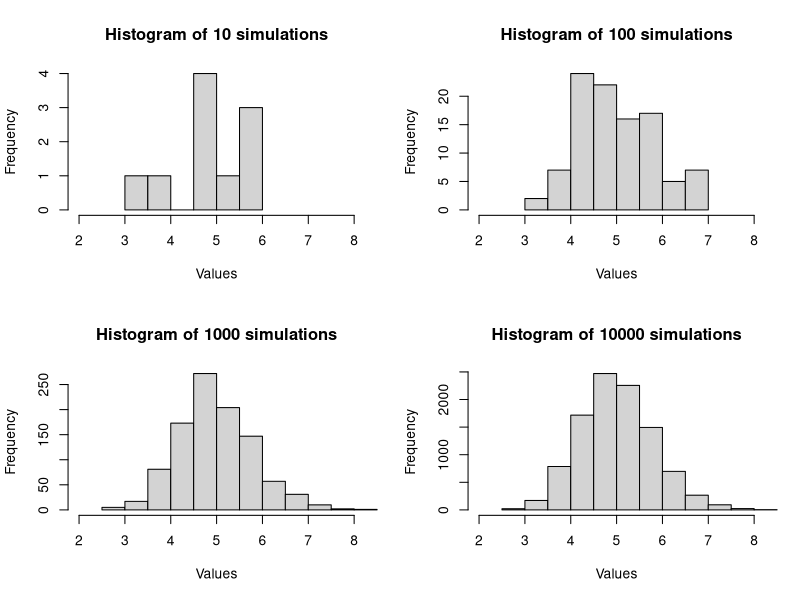
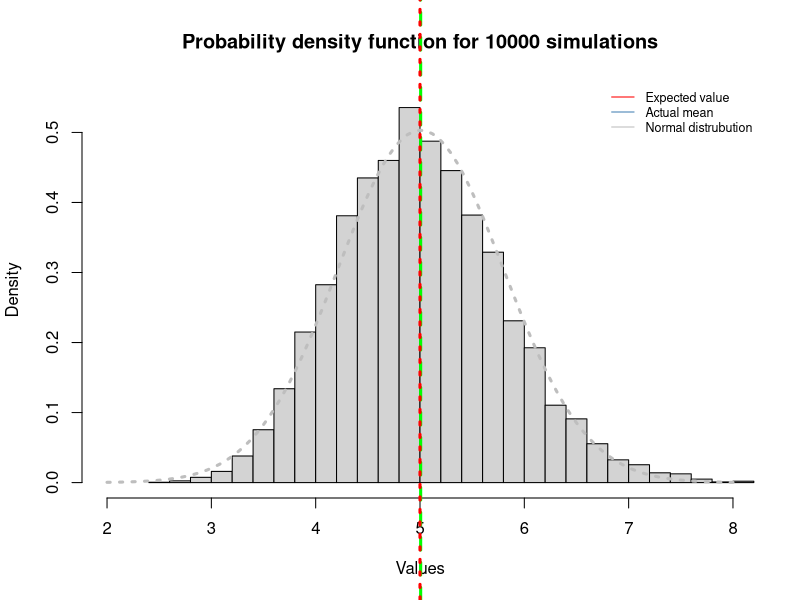
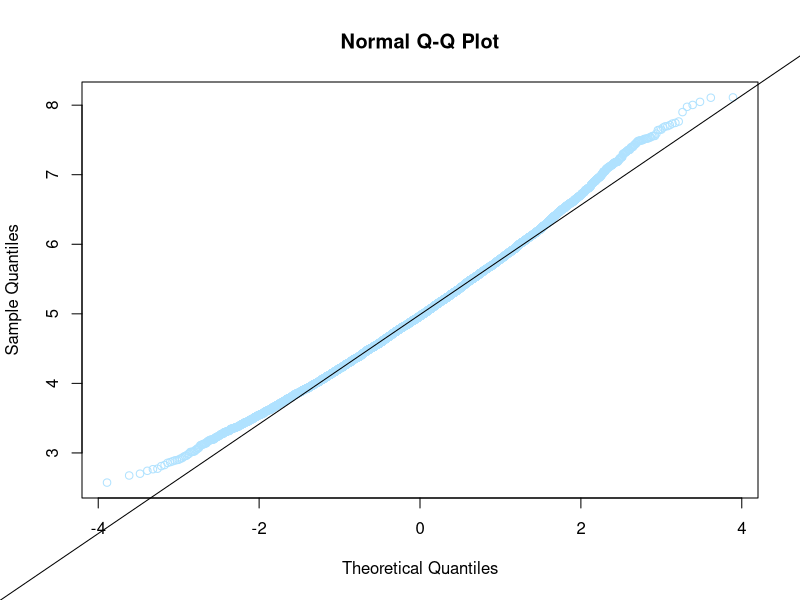
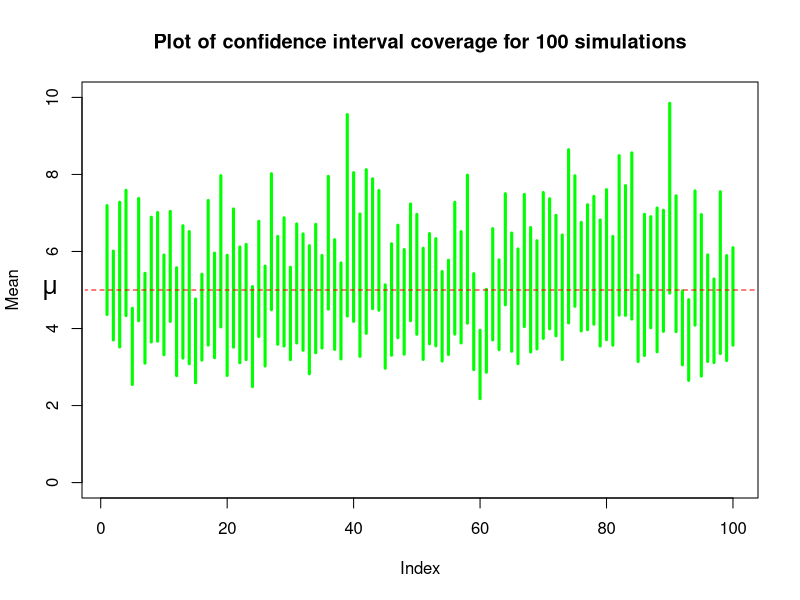

Write the R code that produced these figures, in order.
library(knitr)
library(plotrix)

# set the random seed
set.seed(1230)
par(xpd=NA)

# Set fixed parameters.
lambda <- .2; n <- 40

# prepare the device for a 2x2 plot to show distribution of 10, 100, 1000 and 10000.
par(mfrow = c(2,2))

# generate the random variables for n-values
for (no_sim in c(10, 100, 1000, 10000)){
  
  # clear the vectors
  mean_values <- NULL; mean_sds <- NULL
  
  for (i in 1:no_sim){
    # calculate the mean & sd of all the sample means
    values <- rexp(n, lambda)
    means <- mean(values); sds <- sd(values)
    mean_values  <- c(mean_values, means); mean_sds <- c(mean_sds, sds)
  }
  
  myhist <- hist(mean_values , freq = TRUE, xlim = c(2, 8), 
                 main = paste("Histogram of", no_sim, "simulations"), xlab = "Values")
}

# no_sim = 10,000 - histogram of probability density
par(mfrow = c(1,1))
myhist <- hist(mean_values , freq = FALSE, xlim = c(2, 8), ylim = c(0, .55), 
               breaks = 25, main = paste("Probability density function for", no_sim, "simulations"), 
               xlab = "Values")

# calculate the total mean and standard deviation of the aggregated samples
avg <- mean(mean_values)
s <- sd(mean_values)

# plot the avg value from the data set
abline(v = avg , col = "green", lwd = 3, lty = 2)

# plot the expected value of an exponential distribution
abline(v = 5, col = "red", lwd = 3, lty = 9)

# plot the theoretical normal distribution for the data set
x <- seq(min(mean_values ), max(mean_values ), length = 100) 
y <- dnorm(x, mean = avg, sd = s)
curve(dnorm(x, mean = avg, sd = s), 
      col = "gray", lwd = 3, lty = 3, add = TRUE)

legend('topright', c("Expected value", "Actual mean", "Normal distrubution"), 
       lty=1, col=c('red', 'steelblue', "gray"), bty='n', cex=.75)


sd(mean_values)
qqnorm(mean_values, col = "lightskyblue1")
qqline(mean_values)

# rerun for no_sim <- 100
no_sim <- 100

mean_values <- NULL; mean_sds <- NULL

for (i in 1:no_sim){
  # calculate the mean & sd of all the sample means
  values <- rexp(n, lambda)
  means <- mean(values); sds <- sd(values)
  mean_values  <- c(mean_values, means); mean_sds <- c(mean_sds, sds)
}
# construct 95% confidence interval for each simulation
upper <- mean_values +  1.96 * (mean_sds/sqrt(n))
lower <- mean_values -  1.96 * (mean_sds/sqrt(n))
sum(lower < 5 & 5 < upper)/no_sim * 100


index <- c(1:no_sim)
# data.frame(index, upper, lower)

plot(index, upper, ylim = c(0, 10), type = "n", xlab = "Index", ylab = "Mean", 
     main = "Plot of confidence interval coverage for 100 simulations")

segments(index, upper, index, lower, col = "green", lwd = 3)
#ablineclip(h = 5, col = "red", lwd = 2, lty = 2)
text(-8, 5, expression(paste("", mu, "")), cex = 1.5)
ablineclip(h=5, x1 = -2.5, lty = 2, col="red")

